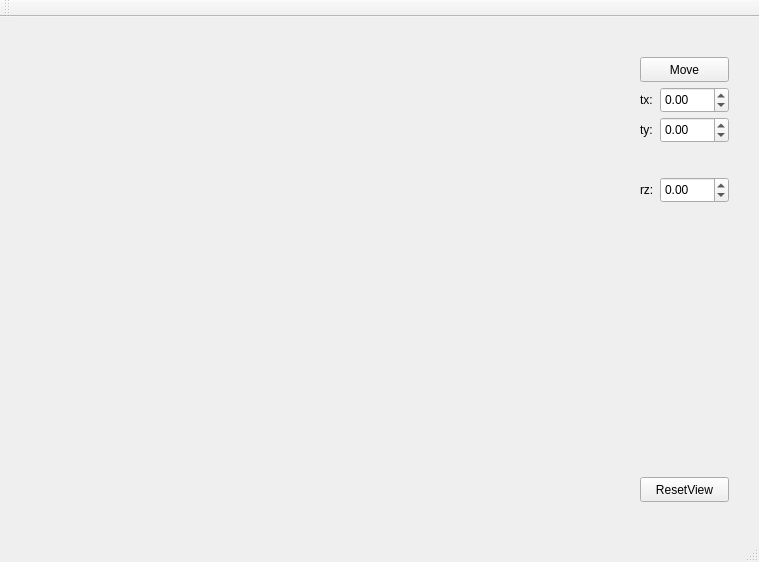
<?xml version="1.0" encoding="UTF-8"?>
<ui version="4.0">
 <class>MainWindow</class>
 <widget class="QMainWindow" name="MainWindow">
  <property name="geometry">
   <rect>
    <x>0</x>
    <y>0</y>
    <width>759</width>
    <height>562</height>
   </rect>
  </property>
  <property name="windowTitle">
   <string>MainWindow</string>
  </property>
  <widget class="QWidget" name="centralWidget">
   <widget class="QWidget" name="verticalLayoutWidget">
    <property name="geometry">
     <rect>
      <x>20</x>
      <y>20</y>
      <width>611</width>
      <height>471</height>
     </rect>
    </property>
    <layout class="QVBoxLayout" name="verticalLayout"/>
   </widget>
   <widget class="QPushButton" name="pushButton_reset_view">
    <property name="geometry">
     <rect>
      <x>640</x>
      <y>460</y>
      <width>89</width>
      <height>25</height>
     </rect>
    </property>
    <property name="text">
     <string>ResetView</string>
    </property>
   </widget>
   <widget class="QLabel" name="label">
    <property name="geometry">
     <rect>
      <x>640</x>
      <y>74</y>
      <width>21</width>
      <height>17</height>
     </rect>
    </property>
    <property name="text">
     <string>tx:</string>
    </property>
   </widget>
   <widget class="QLabel" name="label_2">
    <property name="geometry">
     <rect>
      <x>640</x>
      <y>104</y>
      <width>21</width>
      <height>17</height>
     </rect>
    </property>
    <property name="text">
     <string>ty:</string>
    </property>
   </widget>
   <widget class="QLabel" name="label_4">
    <property name="geometry">
     <rect>
      <x>640</x>
      <y>164</y>
      <width>21</width>
      <height>17</height>
     </rect>
    </property>
    <property name="text">
     <string>rz:</string>
    </property>
   </widget>
   <widget class="QPushButton" name="pushButton">
    <property name="geometry">
     <rect>
      <x>640</x>
      <y>40</y>
      <width>89</width>
      <height>25</height>
     </rect>
    </property>
    <property name="text">
     <string>Move</string>
    </property>
   </widget>
   <widget class="QDoubleSpinBox" name="doubleSpinBox_tx">
    <property name="geometry">
     <rect>
      <x>660</x>
      <y>70</y>
      <width>69</width>
      <height>26</height>
     </rect>
    </property>
    <property name="minimum">
     <double>-99.000000000000000</double>
    </property>
    <property name="singleStep">
     <double>0.200000000000000</double>
    </property>
   </widget>
   <widget class="QDoubleSpinBox" name="doubleSpinBox_ty">
    <property name="geometry">
     <rect>
      <x>660</x>
      <y>100</y>
      <width>69</width>
      <height>26</height>
     </rect>
    </property>
    <property name="minimum">
     <double>-99.000000000000000</double>
    </property>
    <property name="singleStep">
     <double>0.200000000000000</double>
    </property>
   </widget>
   <widget class="QDoubleSpinBox" name="doubleSpinBox_rx">
    <property name="geometry">
     <rect>
      <x>660</x>
      <y>160</y>
      <width>69</width>
      <height>26</height>
     </rect>
    </property>
    <property name="minimum">
     <double>-3.150000000000000</double>
    </property>
    <property name="maximum">
     <double>3.150000000000000</double>
    </property>
    <property name="singleStep">
     <double>0.100000000000000</double>
    </property>
   </widget>
  </widget>
  <widget class="QMenuBar" name="menuBar">
   <property name="geometry">
    <rect>
     <x>0</x>
     <y>0</y>
     <width>759</width>
     <height>22</height>
    </rect>
   </property>
  </widget>
  <widget class="QToolBar" name="mainToolBar">
   <attribute name="toolBarArea">
    <enum>TopToolBarArea</enum>
   </attribute>
   <attribute name="toolBarBreak">
    <bool>false</bool>
   </attribute>
  </widget>
  <widget class="QStatusBar" name="statusBar"/>
 </widget>
 <layoutdefault spacing="6" margin="11"/>
 <resources/>
 <connections/>
</ui>
